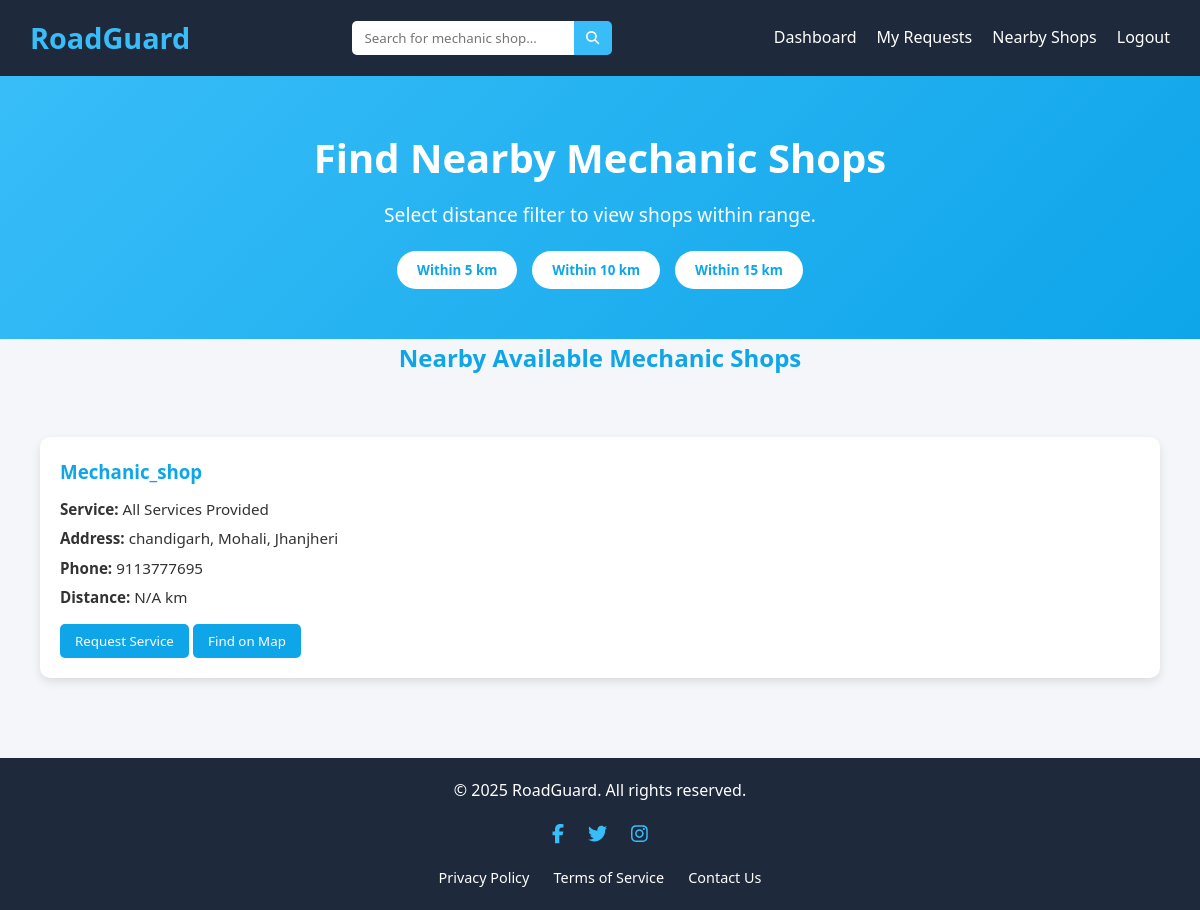
/view_shops, run on an earlier commit of the app's database.
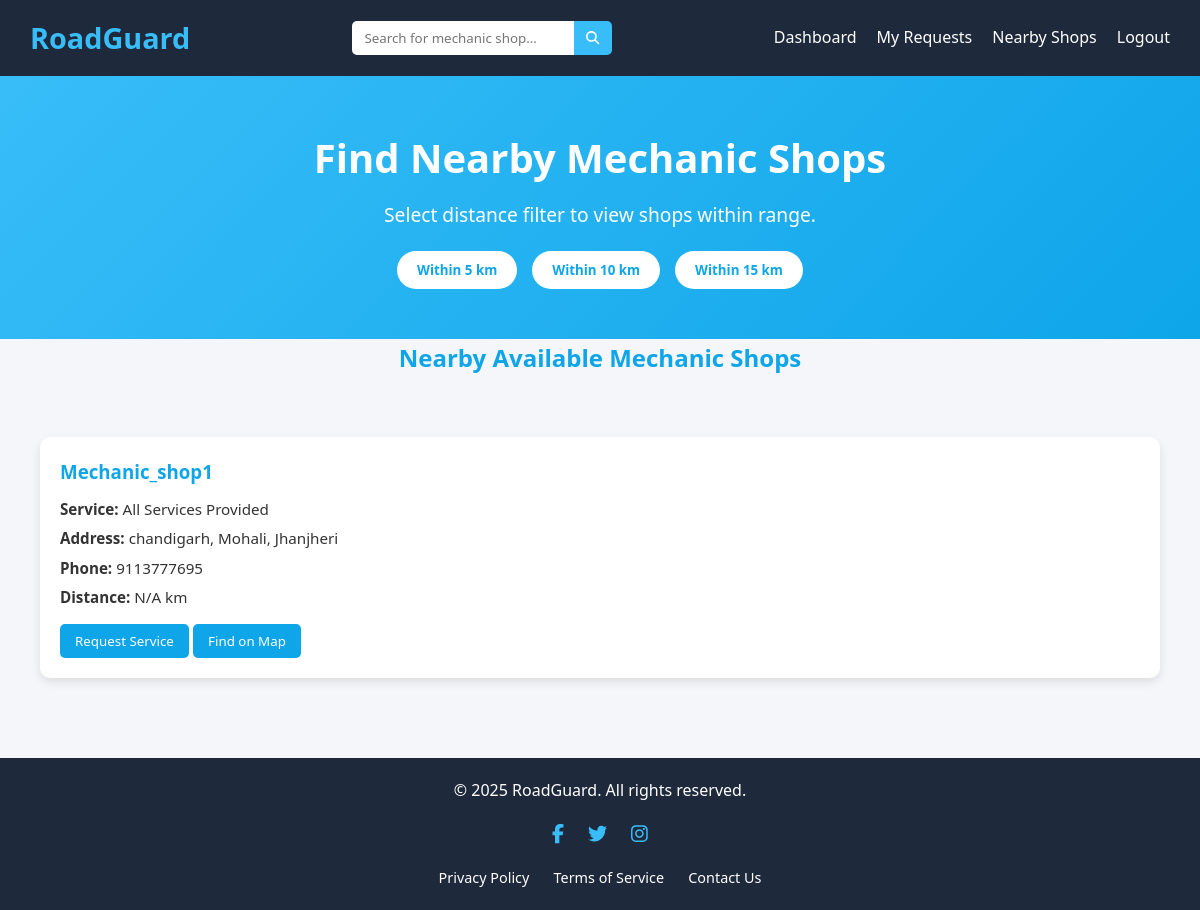
And on a later commit of the database.
### tables this page shows
CREATE TABLE mechanic_shops (
    id INTEGER PRIMARY KEY AUTOINCREMENT,
    mechanic_id INTEGER NOT NULL,
    shop_name TEXT NOT NULL,
    shop_address TEXT NOT NULL,
    phone TEXT NOT NULL,
    service_provided TEXT,
    latitude REAL,
    longitude REAL,
    FOREIGN KEY (mechanic_id) REFERENCES mechanics (id)
);

### app.py (the view)
@app.route("/view_shops")
def view_shops():
    lat = request.args.get("lat", type=float)
    lon = request.args.get("lon", type=float)
    distance_filter = request.args.get("distance", type=int)
    conn = get_db_connection()
    cur = conn.cursor()
    cur.execute("SELECT * FROM mechanic_shops")
    shops = cur.fetchall()
    conn.close()
    shop_list = []
    for shop in shops:
        shop_dict = dict(shop)
        if lat and lon and shop_dict.get("latitude") and shop_dict.get("longitude"):
            shop_distance = haversine(
                lat, lon, float(shop_dict["latitude"]), float(shop_dict["longitude"])
            )
            shop_dict["distance"] = round(shop_distance, 2)
            if distance_filter and shop_distance > distance_filter:
                continue
        else:
            shop_dict["distance"] = "N/A"
        shop_list.append(shop_dict)
    return render_template("view_shop.html", shops=shop_list)

### app.py (called while the page is built)
def get_db_connection():
    conn = sqlite3.connect("RoadGuard.db")
    conn.row_factory = sqlite3.Row
    return conn

### templates/view_shop.html (shortened to what this page needs)
<!DOCTYPE html>
<html lang="en">
<head>
  <link rel="stylesheet" href="/static/css/view_shop.css">
  <link rel="stylesheet" href="https://cdnjs.cloudflare.com/ajax/libs/font-awesome/7.0.0/css/all.min.css" />
</head>
<body>
  <nav class="nav-bar">
    <div class="logo">
      <h2>RoadGuard</h2>
    </div>
    <div class="search-bar">
      <input type="text" id="searchInput" placeholder="Search for mechanic shop...">
      <button type="button" onclick="filterShops()"><i class="fa-solid fa-magnifying-glass"></i></button>
    </div>
    <div class="nav-links">
      <ul>
        <li><a href="/customer/dashboard">Dashboard</a></li>
        <li><a href="/my_request">My Requests</a></li>
        <li><a href="/view_shops">Nearby Shops</a></li>
        <li><a href="/logout">Logout</a></li>
      </ul>
    </div>
  </nav>
  <section class="hero-section">
    <h1>Find Nearby Mechanic Shops</h1>
    <p>Select distance filter to view shops within range.</p>
    <div class="filter-buttons">
      <button onclick="applyFilter(5)">Within 5 km</button>
      <button onclick="applyFilter(10)">Within 10 km</button>
      <button onclick="applyFilter(15)">Within 15 km</button>
    </div>
  </section>
  <div class="shop-title">
    <h2>Nearby Available Mechanic Shops</h2>
  </div>
  <section class="shop-list">
    {% if shops %}
      {% for shop in shops %}
        <div class="shop-card">
          <h3>{{ shop.shop_name }}</h3>
          <p><b>Service:</b> {{ shop.service_provided }}</p>
          <p><b>Address:</b> {{ shop.shop_address }}</p>
          <p><b>Phone:</b> {{ shop.phone }}</p>
          <p><b>Distance:</b> {{ shop.distance }} km</p>
          <button onclick="window.location.href='/request_service?shop_id={{ shop.id }}'">
            Request Service
          </button>
          <button onclick="window.open('https://www.google.com/maps/search/?api=1&query={{ shop.latitude }},{{ shop.longitude }}', '_blank')">
            Find on Map
          </button>
        </div>
      {% endfor %}
    {% else %}
      <p>No shops found in selected range.</p>
    {% endif %}
  </section>
  <footer class="footer">
    <p>&copy; 2025 RoadGuard. All rights reserved.</p>
    <div class="social-media">
      <a href="#"><i class="fa-brands fa-facebook-f"></i></a>
      <a href="#"><i class="fa-brands fa-twitter"></i></a>
      <a href="#"><i class="fa-brands fa-instagram"></i></a>
    </div>
    <div class="footer-links">
      <a href="#">Privacy Policy</a>
      <a href="#">Terms of Service</a>
      <a href="#">Contact Us</a>
    </div>
  </footer>
</body>
</html>

### static/css/view_shop.css (style rules this page uses)
* { margin: 0; padding: 0; box-sizing: border-box; font-family: "Segoe UI", Tahoma, Geneva, Verdana, sans-serif; }
body { background: #f4f6f9; color: #333; line-height: 1.6; }
.nav-bar { display: flex; justify-content: space-between; align-items: center; background: #1e293b; padding: 15px 30px; color: #fff; position: sticky; top: 0; z-index: 1000; }
.logo h2 { color: #38bdf8; font-size: 1.8rem; }
.search-bar { display: flex; align-items: center; }
.search-bar input { padding: 8px 12px; border: none; border-radius: 5px 0 0 5px; outline: none; }
.search-bar button { padding: 8px 12px; border: none; background: #38bdf8; color: #fff; border-radius: 0 5px 5px 0; cursor: pointer; transition: 0.3s; }
.nav-links ul { display: flex; gap: 20px; list-style: none; }
.nav-links a { color: #fff; text-decoration: none; font-weight: 500; transition: 0.3s; }
.hero-section { text-align: center; padding: 50px 20px; background: linear-gradient(135deg, #38bdf8, #0ea5e9); color: white; }
.hero-section h1 { font-size: 2.5rem; margin-bottom: 10px; }
.hero-section p { font-size: 1.2rem; margin-bottom: 20px; }
.filter-buttons { display: flex; justify-content: center; gap: 15px; }
.filter-buttons button { padding: 10px 20px; border: none; background: #fff; color: #0ea5e9; font-weight: bold; border-radius: 25px; cursor: pointer; transition: 0.3s; }
.shop-title { margin-bottom: 20px; text-align: center; }
.shop-title h2 { color: #0ea5e9; }
.shop-list { display: grid; grid-template-columns: repeat(auto-fit, minmax(280px, 1fr)); gap: 20px; padding: 40px; }
.shop-card { background: #fff; border-radius: 10px; box-shadow: 0px 4px 10px rgba(0,0,0,0.1); padding: 20px; transition: transform 0.3s; }
.shop-card h3 { color: #0ea5e9; margin-bottom: 10px; }
.shop-card p { margin: 5px 0; font-size: 0.95rem; }
.shop-card button { margin-top: 10px; padding: 8px 15px; border: none; background: #0ea5e9; color: #fff; border-radius: 5px; cursor: pointer; transition: 0.3s; }
.footer { background: #1e293b; color: #fff; text-align: center; padding: 20px; margin-top: 40px; }
.footer .social-media { margin: 15px 0; }
.footer .social-media a { color: #38bdf8; margin: 0 10px; font-size: 1.2rem; transition: 0.3s; }
.footer-links a { margin: 0 10px; color: #fff; font-size: 0.9rem; text-decoration: none; transition: 0.3s; }

What changed in the data, as far as the page shows it:
changed mechanic_shops "All Services Provided": shop_name "Mechanic_shop" → "Mechanic_shop1"
